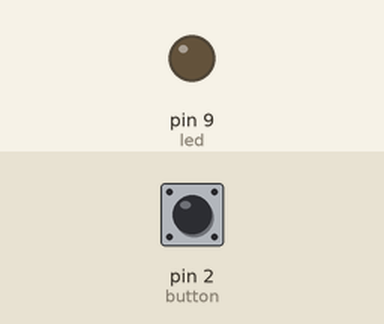
A sketch run on a simulated Arduino Uno, built with avr-gcc and run on an emulated ATmega328P. Shown: output pins drawn as LEDs (lit = HIGH). The test bench sets the inputs (shaded band); at power-on: pin 2 (button) LOW.

Above: at 1.2 s.
1.3 s: pin 2 (button) pulled HIGH for 1 s
At 1.78 s:
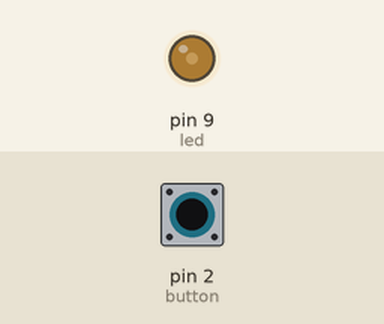
At 2.27 s:
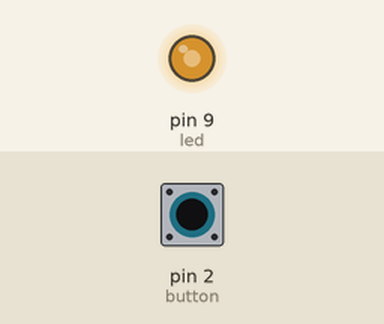
3.8 s: pin 2 (button) pulled HIGH for 3.2 s
At 4.25 s:
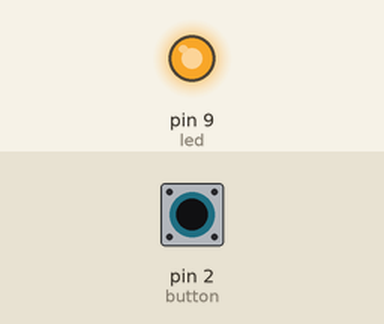
Timing chart, 0 to 8.5 s (numbered marks = the images above; inputs shaded):
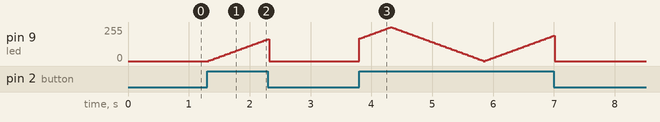

Measured:
- after the input at 1.3 s, pin 9 (led): rises from 0/255 to 165/255 in 0.96 s, then falls to 0/255 in 0.03 s

The sketch:

sketch_dec29c.ino
```cpp
/*
  Затухающий светодиод по кнопке
*/

int button = 2; // пин с кнопкой
int led = 9; // пин, к которому подключен светодиод, если подключить в 8 работать не будет
int brightness = 0; // яркость светодиода
int fadeAmount = 5; // на сколько увеличить яркость светодиода


void setup() {
  // объявляет 9 пин в качестве выхода:
  pinMode(led, OUTPUT);
  pinMode(button, INPUT);
}

void loop() {
  // put your main code here, to run repeatedly:
  if (digitalRead(button) == HIGH) {
    analogWrite(led, brightness);
    brightness = brightness + fadeAmount;

    if (brightness == 0 || brightness == 255) {
      fadeAmount = -fadeAmount ;
    }

    delay(30);
  } else {
    analogWrite(led, 0);
  }
}
```
